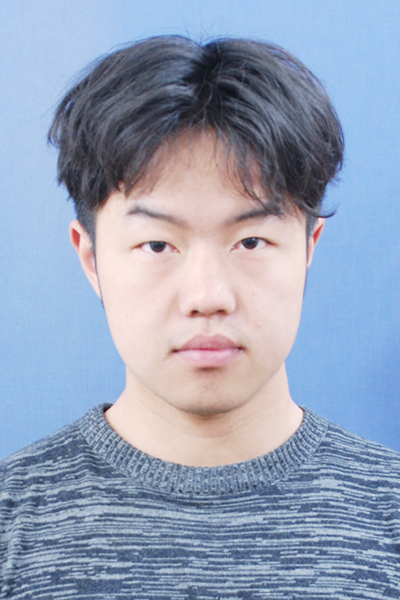
#> input picture Image-Process/resize/pic.jpg, 400 x 600 px
$ python de-green.py ../resize/pic.jpg
#> lines starting #> are read from the running program, lines starting #| are printed output that depends on the picture

from PIL import Image
import sys

if (len(sys.argv) == 1):
    initial_name = 'green_cat.jpg'
elif (len(sys.argv) == 2):
    initial_name = sys.argv[1]
new_name_prefix = 'degreen_cat'
name_version = ['-10', '-20', '-30']
new_name_suffix = '.jpg'
scale = 10

img = Image.open(initial_name)
#> img is the input picture: PIL image 400x600 RGB; mean R, G, B 149.6, 161.9, 184.8
img_array = img.load()
print ('imgsize:', img.size)
#| imgsize: (400, 600)

width, height = img.size
#> width = 400; height = 600
for version in name_version:
    scale = scale + 10
    for x in range(0, width):
        for y in range(0, height):
            r, g, b = img_array[x, y]
            b_new = b + scale
            img_array[x, y] = r, g, b_new
    img.save(new_name_prefix + version + new_name_suffix)
#> this loop made 3 passes
#> pass 2, `img.save(new_name_prefix + version + new_name_suffix)`:
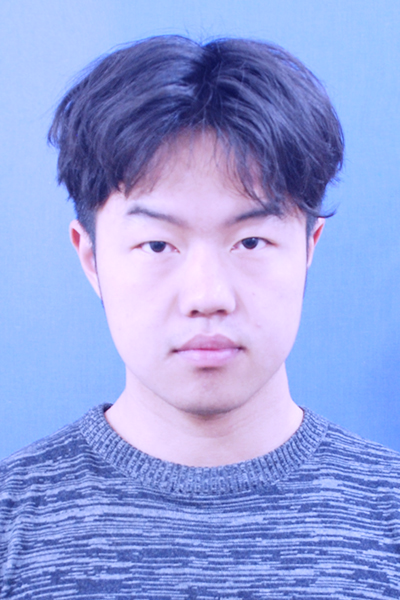
#> saved as degreen_cat-20.jpg: PIL image 400x600 RGB; mean R, G, B 149.6, 161.9, 223.5
#> after the loop:
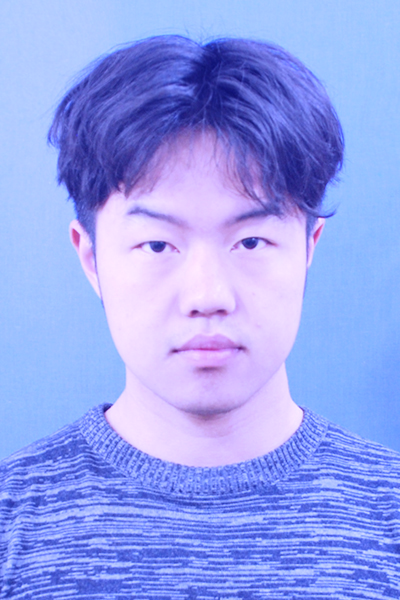
#> img: PIL image 400x600 RGB; mean R, G, B 149.6, 161.9, 240.2
#> after the loop, scale = 40
